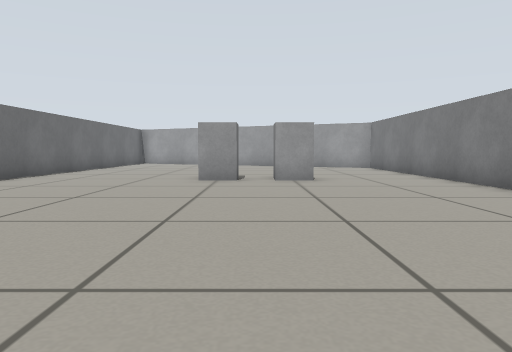
view 1 (above)

19 first-person views from a walk through a world built for the Gazebo simulator. The camera is 0.39 m above the floor, tilts 4° down and sees 70° across. The floor is counted in squares, 0.5 m on a side. Each view is taken from the middle of a square. On the plan, view 1 faces up. The plan holds only what a view shows up to about 11 squares ahead; the rest is blank.

view 2
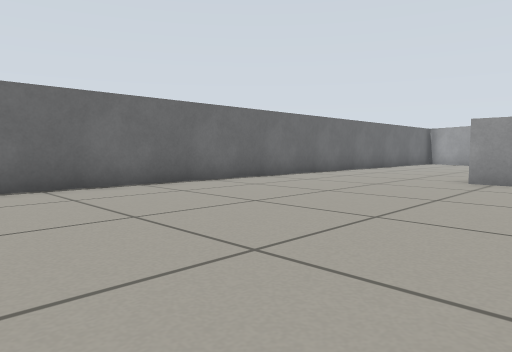

view 3
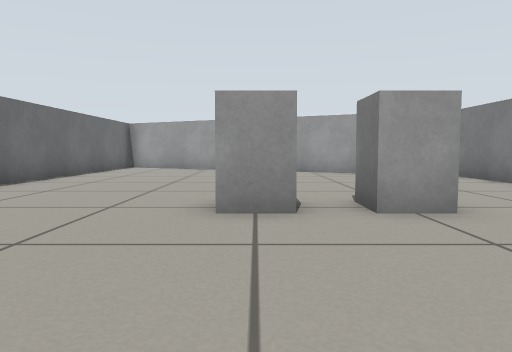

view 4
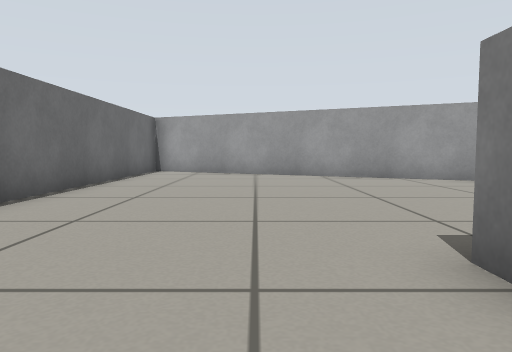

view 5
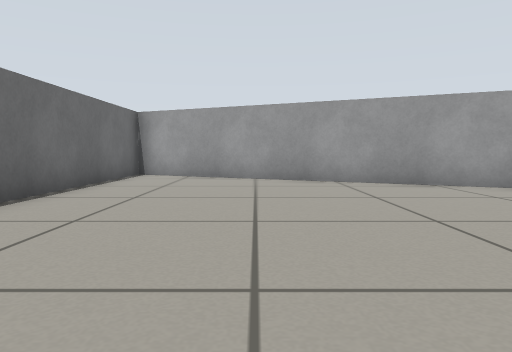

view 6
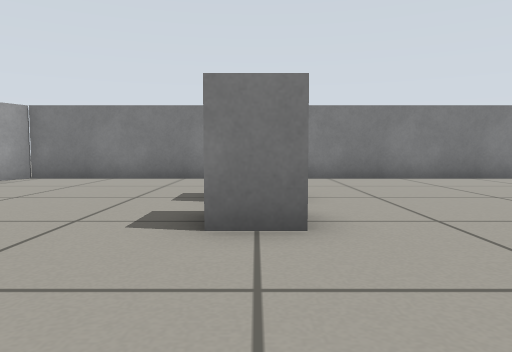

view 7
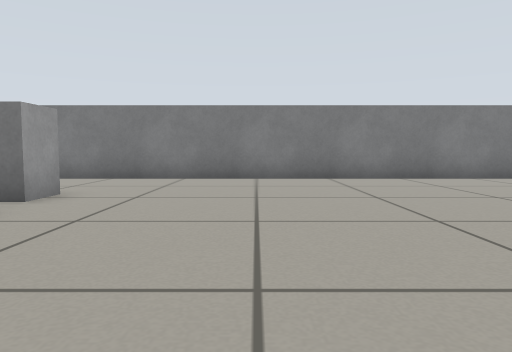

view 8
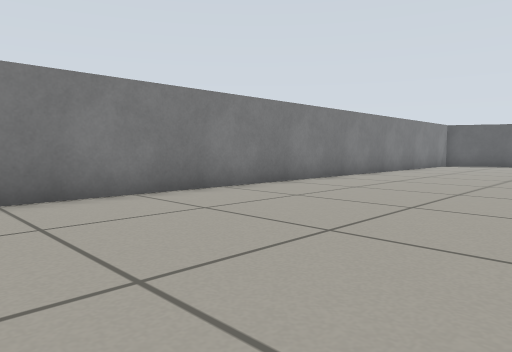

view 9
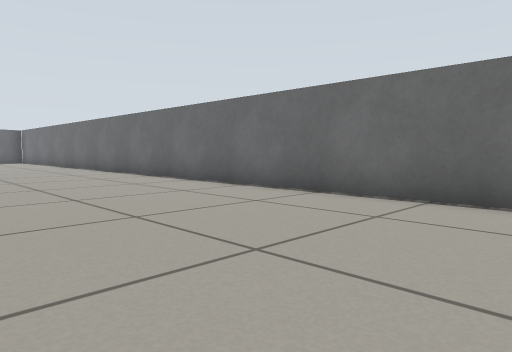

view 10
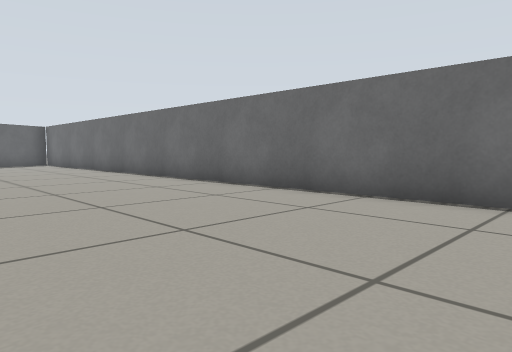

view 11
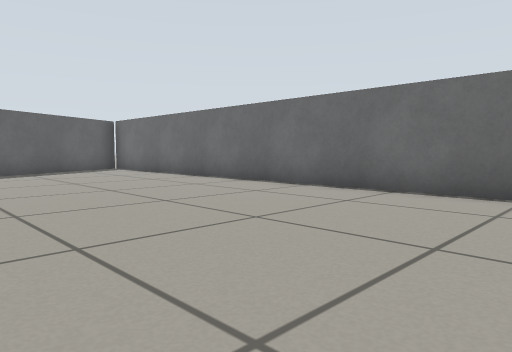

view 12
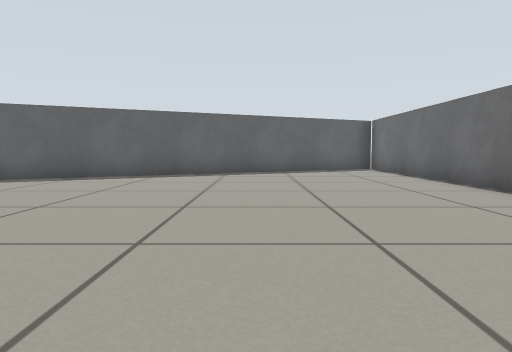

view 13
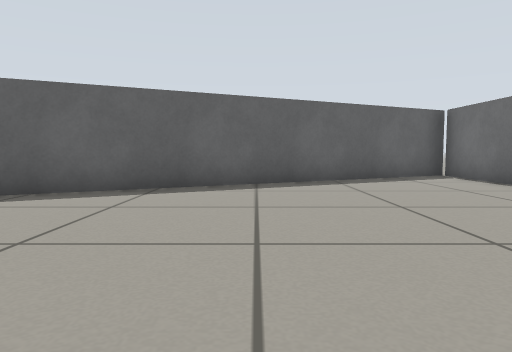

view 14
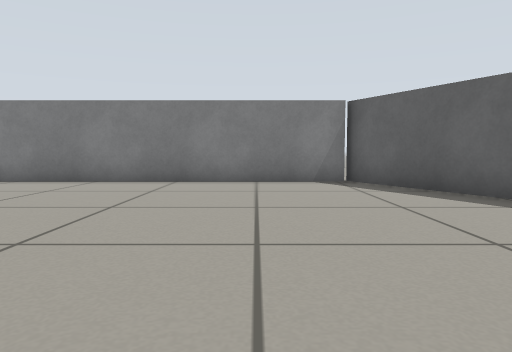

view 15
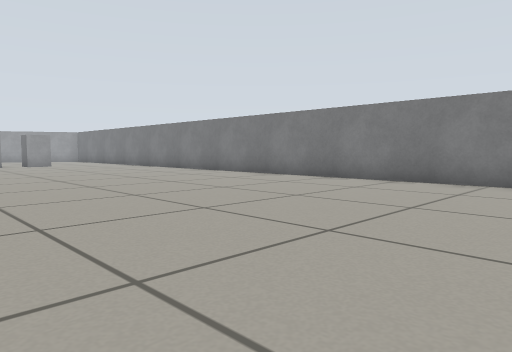

view 16
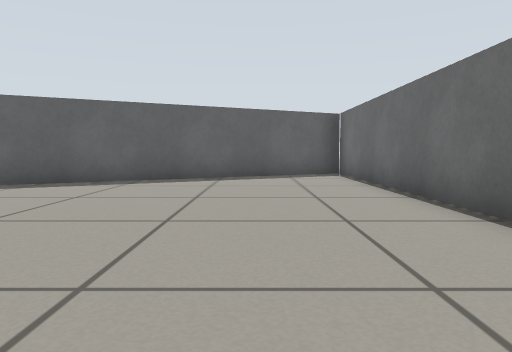

view 17
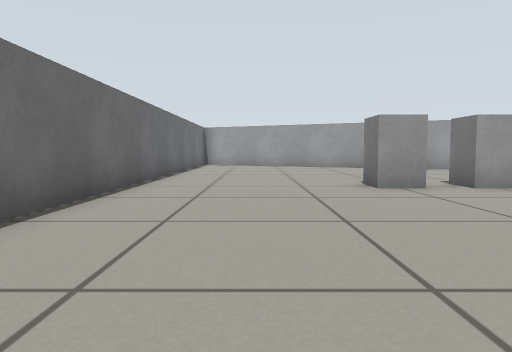

view 18
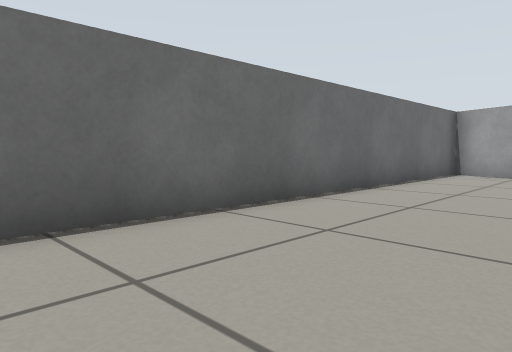

view 19
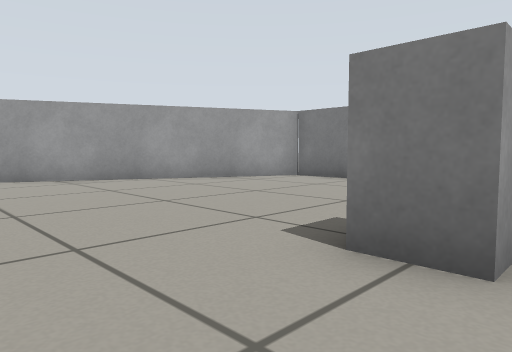

### Floor plan
Points are (right, up) in squares from view 1. A wall is a line through its corners. A room is listed if a view was taken in it or the views show most of it. See-through windows are left out.
Room 1 (views 1, 2, 3, 4, 5, 6, 7, 8, 9, 10, 11, 12, 13, 14, 15, 16, 17, 18, 19)
walls: (5.1, -16.2) (5.1, 16.2) (-6.2, 21.5); (-6.8, 21) (-6.8, -22.1); (-6.3, -22.1) (5.3, -16.3)
objects: grey box (-2, 10) to (-1, 11); grey box (0, 10) to (1, 11)

Positions as (right, up) in squares from view 1, and headings:
1: (0, 0), facing up
2: (1, 0), facing up-left
3: (-1, 5), facing up
4: (-3, 8), facing up
5: (-3, 10), facing up
6: (-5, 10), facing right
7: (-5, 6), facing right
8: (-1, 3), facing down-right
9: (-1, 4), facing down-left
10: (-1, -1), facing down-left
11: (0, -7), facing down-left
12: (-2, -7), facing down
13: (-1, -11), facing down
14: (-4, -14), facing right
15: (-4, -10), facing up-right
16: (-4, -10), facing down
17: (-4, 2), facing up
18: (-3, 9), facing up-left
19: (-4, 9), facing up-right
